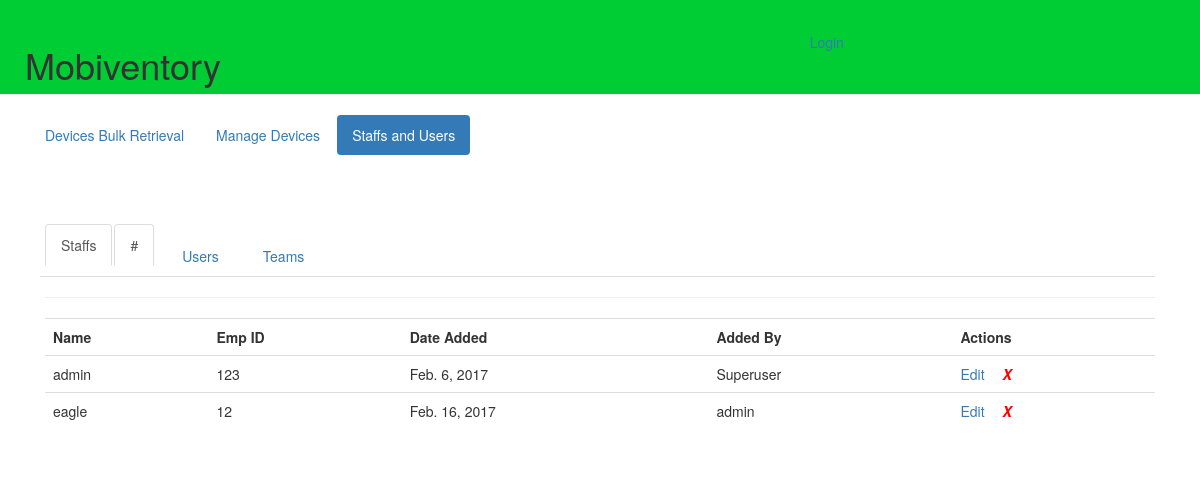
The page /staffs/ on the database its author committed.
### mobile_inventory/models.py (models this page shows, shortened)
class Staff(models.Model):
    added_by = models.ForeignKey('self', blank=True, null=True)
    date_added = models.DateField(default=timezone.now)
    emp_id = models.CharField('Emp ID', max_length=50)
    name = models.CharField('Name', max_length=100)

### mobile_inventory/views.py (the view)
# urls.py: url(r'^staffs/', views.Staffs.as_view(), name='staffs'),
class Staffs(View):
    def get(self, request):
        staffs = modelhelper.get_all_staffs()
        return render(request, 'staff/staffs.html', {'staffs': staffs})

### mobile_inventory/models.py (called while the page is built)
    def get_all_staffs(self):
        return Staff.objects.all().values(
            'id',
            'emp_id',
            'name',
            'date_added',
            'added_by__id',
            'added_by__emp_id',
            'added_by__name',
        )

### mobile_inventory/templates/staff/staffs.html
{% extends 'staff/base.html' %}
{% block content %}
  <ul class="nav nav-tabs list-inline">
    <li class="active"><a style="display: inline;" href="{% url 'staffs' %}">Staffs</a><a style="display: inline" href="#">#</a></li>
    <li><a href="{% url 'users' %}">Users</a></li>
    <li><a href="{% url 'teams' %}">Teams</a></li>
  </ul>
  <hr/>
  <table class="table table-hover">
    <th>Name</th>
    <th>Emp ID</th>
    <th>Date Added</th>
    <th>Added By</th>
    <th>Actions</th>
    {% for staff in staffs %}
      <tr>
        <td>{{ staff.name }}</td>
        <td>{{ staff.emp_id }}</td>
        <td>{{ staff.date_added }}</td>
        <td>
        {% if staff.added_by__name %}
          {{ staff.added_by__name }}
        {% else %}
          Superuser
        {% endif %}
        </td>
        <td>
        <a href="#">Edit</a>
        {% if request.session.id != staff.id %}
          &emsp;<a href="{% url 'deletestaff' pk=staff.id %}" style="size: 20; color: red;"><em><strong>X</strong><em></a>
        {% endif %}
        </td>
      </tr>
    {% endfor %}
  </table>
{% endblock %}

### rows shown on the page
Staff: name "admin", emp_id "123", date_added "Feb. 6, 2017", shows "Superuser", shows "X"
Staff: name "eagle", emp_id "12", date_added "Feb. 16, 2017", added_by__name "admin", shows "X"
